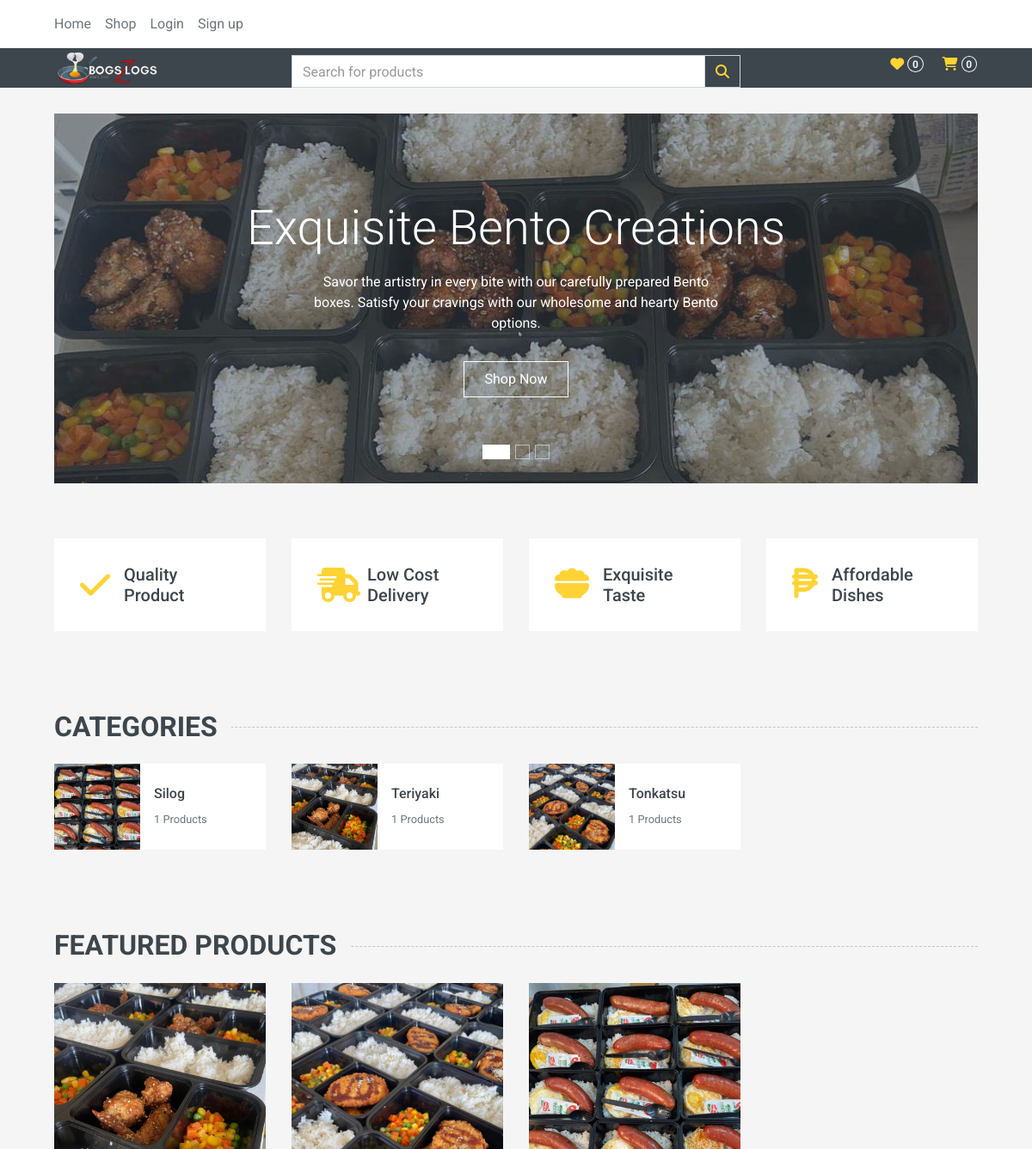
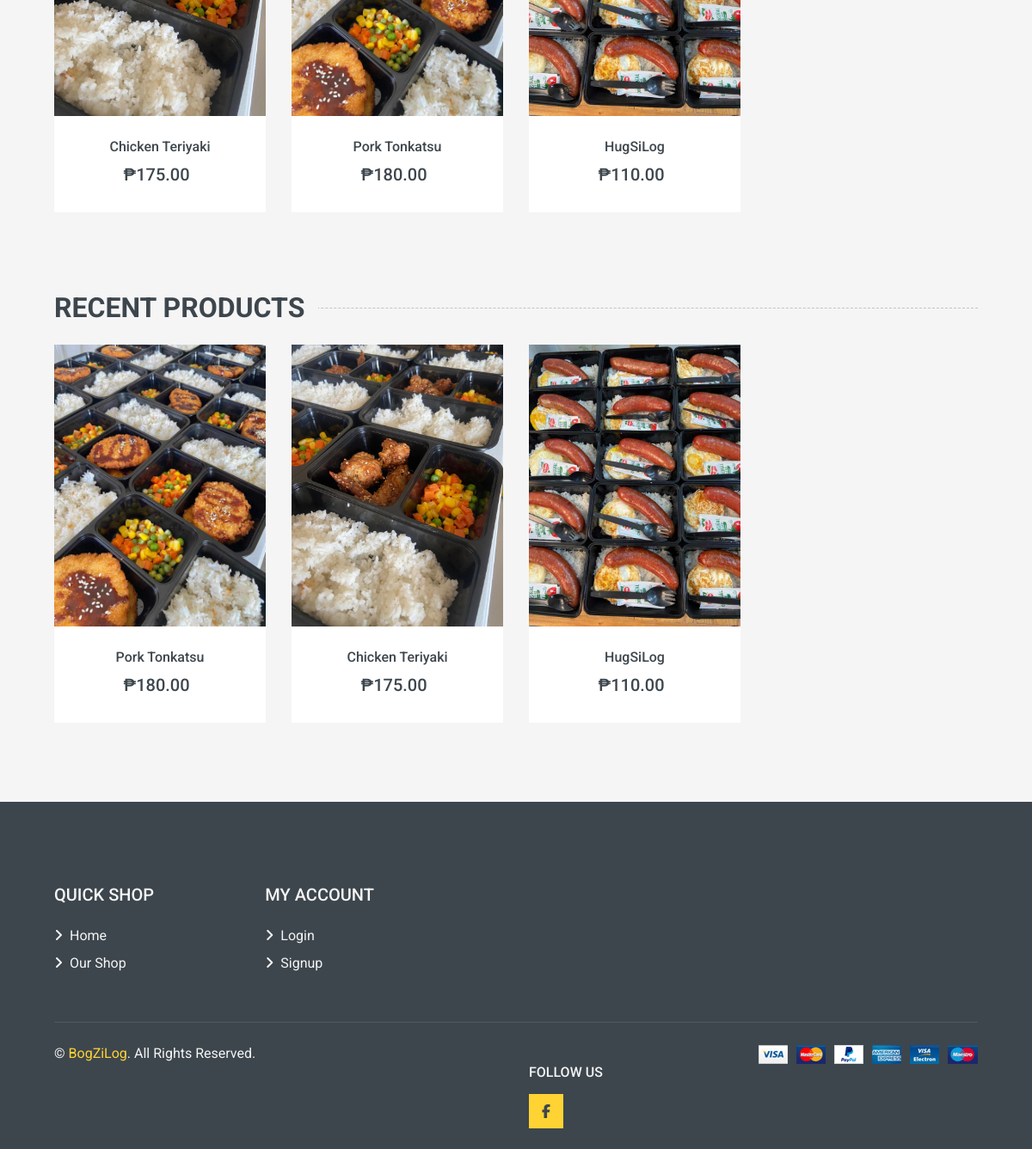
Screenshot of /views/user/index with the database file from the repository (2 pictures, top to bottom).
### tables this page shows
CREATE TABLE `tbl_product` (
  `product_id` int(11) NOT NULL,
  `category_id` int(11) NOT NULL,
  `product_name` varchar(50) NOT NULL,
  `product_description` varchar(50) DEFAULT NULL,
  `price` decimal(10,2) NOT NULL,
  `image_path` varchar(255) DEFAULT NULL,
  `created_at` datetime NOT NULL DEFAULT current_timestamp(),
  `modified_at` datetime NOT NULL DEFAULT current_timestamp(),
  `deleted_at` datetime DEFAULT NULL
);

### db/connection.php (called while the page is built, shortened)
<?php
abstract class Database implements IFunctions
{
    private $servername = "localhost";
    private $username = "root";
    private $password = "";
    private $database = "db_boos";
    protected $connection;
    public function __construct()
    {
        if (!isset($this->connection))
        {
            $this->connection = new mysqli($this->servername, $this->username, $this->password, $this->database);
        }
        return $this->connection;
    }
    private function fetchRows($result) {
        $dataArray = array();
        while ($row = $result->fetch_assoc()) {
            $rowData = array();
            foreach ($row as $columnName => $columnValue) {
                $rowData[$columnName] = $columnValue;
            }
            $dataArray[] = $rowData;
        }
        return $dataArray;
    }
    public function read($query){
        $result = $this->connection->query($query);
        return $this->fetchRows($result);
    }
}
?>

### controller/customercontroller.php (called while the page is built, shortened)
<?php
require_once '../../model/productmodel.php';
abstract class BaseCustomer implements ICustomer, ILogin{
    public function Products($Function, $params = array())
    {
        try{
            return  $this->initializeProductModel(new ProductModel())->$Function($params);
        }catch(Exception $e){
            throw $e;
        }
    }
    private function initializeProductModel(ProductModel $product){return $product;}
}
?>

### model/productmodel.php (called while the page is built, shortened)
<?php
include_once('../../db/connection.php');
class ProductModel extends Database {
    public function loadCategories(){
        $query = "SELECT Category, COUNT(Category) as Products, image_path FROM `view_availableproducts` GROUP BY Category";
        $rows = $this->read($query);
        return $rows;
    }
    public function loadFeaturedProducts(){
        $query = "SELECT * FROM view_featured_products ORDER BY RAND()";
        $rows = $this->read($query);
        return $rows;
    }
    public function recentProducts(){
        $query = "SELECT * FROM view_availableproducts ORDER BY created_at DESC LIMIT 5";
        $rows = $this->read($query);
        return $rows;
    }
}
?>

### views/user/index.php (the view, shortened to what this page needs)
<?php include_once '../partials/shop-header.php';
try {
    $Controller = new CustomerController();
    $categories = $Controller->Products('LoadCategories');
    $featuredProducts = $Controller->Products('LoadFeaturedProducts');
    $recentProducts = $Controller->Products('recentProducts');
} catch (Exception $e) {
    $_SESSION['error'] = $e->getMessage();
}
?>
    <div class="container-fluid mb-3">
        <div class="row px-xl-5">
            <div class="col">
                <div id="header-carousel" class="carousel slide carousel-fade mb-30 mb-lg-0" data-ride="carousel">
                    <ol class="carousel-indicators">
                        <li data-target="#header-carousel" data-slide-to="0" class="active"></li>
                        <li data-target="#header-carousel" data-slide-to="1"></li>
                        <li data-target="#header-carousel" data-slide-to="2"></li>
                    </ol>
                    <div class="carousel-inner">
                        <div class="carousel-item position-relative active" style="height: 430px;">
                            <img class="position-absolute w-100 h-100" src="../../public/assets/Bento.jpg" style="object-fit: cover;">
                            <div class="carousel-caption d-flex flex-column align-items-center justify-content-center">
                                <div class="p-3" style="max-width: 700px;">
                                    <h1 class="display-4 text-white mb-3 animate__animated animate__fadeInDown">Exquisite Bento Creations</h1>
                                    <p class="mx-md-5 px-5 animate__animated animate__bounceIn">Savor the artistry in every bite with our carefully prepared Bento boxes. Satisfy your cravings with our wholesome and hearty Bento options.</p>
                                    <a class="btn btn-outline-light py-2 px-4 mt-3 animate__animated animate__fadeInUp" href="shop">Shop Now</a>
                                </div>
                            </div>
                        </div>
                    </div>
                </div>
            </div>
        </div>
    </div>
    <div class="container-fluid pt-5">
        <div class="row px-xl-5 pb-3">
            <div class="col-lg-3 col-md-6 col-sm-12 pb-1">
                <div class="d-flex align-items-center bg-light mb-4" style="padding: 30px;">
                    <h1 class="fa fa-check text-primary m-0 mr-3"></h1>
                    <h5 class="font-weight-semi-bold m-0">Quality Product</h5>
                </div>
            </div>
            <div class="col-lg-3 col-md-6 col-sm-12 pb-1">
                <div class="d-flex align-items-center bg-light mb-4" style="padding: 30px;">
                    <h1 class="fa fa-shipping-fast text-primary m-0 mr-2"></h1>
                    <h5 class="font-weight-semi-bold m-0">Low Cost Delivery</h5>
                </div>
            </div>
            <div class="col-lg-3 col-md-6 col-sm-12 pb-1">
                <div class="d-flex align-items-center bg-light mb-4" style="padding: 30px;">
                    <h1 class="text-primary m-0 mr-3"><i class="fa-solid fa-bowl-food"></i></h1>
                    <h5 class="font-weight-semi-bold m-0">Exquisite Taste</h5>
                </div>
            </div>
            <div class="col-lg-3 col-md-6 col-sm-12 pb-1">
                <div class="d-flex align-items-center bg-light mb-4" style="padding: 30px;">
                <h1 class="text-primary m-0 mr-3"><i class="fa-solid fa-peso-sign"></i></h1>
                    <h5 class="font-weight-semi-bold m-0">Affordable Dishes</h5>
                </div>
            </div>
        </div>
    </div>
    <div class="container-fluid pt-5">
        <h2 class="section-title position-relative text-uppercase mx-xl-5 mb-4"><span class="bg-secondary pr-3">Categories</span></h2>
        <div class="row px-xl-5 pb-3">
            <?php foreach($categories as $category): ?>
                <div class="col-lg-3 col-md-4 col-sm-6 pb-1">
                    <a class="text-decoration-none" href="shop?category=<?php echo $category['Category']; ?>">
                        <div class="cat-item d-flex align-items-center mb-4">
                            <div class="overflow-hidden" style="width: 100px; height: 100px;">
                                <img class="img-fluid" src="<?php echo $category['image_path']; ?>" alt="">
                            </div>
                            <div class="flex-fill pl-3">
                                <h6><?php echo $category['Category']; ?></h6>
                                <small class="text-body"><?php echo $category['Products']; ?> Products</small>
                            </div>
                        </div>
                    </a>
                </div>
                <?php endforeach; ?>
        </div>
    </div>
    <div class="container-fluid pt-5 pb-3">
        <h2 class="section-title position-relative text-uppercase mx-xl-5 mb-4"><span class="bg-secondary pr-3">Featured Products</span></h2>
        <div class="row px-xl-5">
            <?php foreach($featuredProducts as $featuredProduct): ?>
            <div class="col-lg-3 col-md-4 col-sm-6 pb-1">
                <div class="product-item bg-light mb-4">
                    <div class="product-img position-relative overflow-hidden">
                        <img class="img-fluid w-100" src="<?php echo $featuredProduct['image_path']; ?> " alt="">
                    </div>
                    <div class="text-center py-4">
                        <a class="h6 text-decoration-none text-truncate" href="product?name=<?php echo $featuredProduct['ProductName']; ?>"><?php echo $featuredProduct['ProductName']; ?> </a>
                        <div class="d-flex align-items-center justify-content-center mt-2">
                            <h5><?php echo '₱'.$featuredProduct['Price']; ?> </h5><h6 class="text-muted ml-2"></h6>
                        </div>
                    </div>
                </div>
            </div>
            <?php endforeach; ?>
        </div>
    </div>
    <div class="container-fluid pt-5 pb-3">
        <h2 class="section-title position-relative text-uppercase mx-xl-5 mb-4"><span class="bg-secondary pr-3">Recent Products</span></h2>
        <div class="row px-xl-5">
            <?php foreach($recentProducts as $recentProduct): ?>
            <div class="col-lg-3 col-md-4 col-sm-6 pb-1">
                <div class="product-item bg-light mb-4">
                    <div class="product-img position-relative overflow-hidden">
                        <img class="img-fluid w-100" src="<?php echo $recentProduct['image_path']; ?> " alt="">
                    </div>
                    <div class="text-center py-4">
                        <a class="h6 text-decoration-none text-truncate" href="product?name=<?php echo $featuredProduct['ProductName']; ?>"><?php echo $recentProduct['Product Name']; ?> </a>
                        <div class="d-flex align-items-center justify-content-center mt-2">
                            <h5><?php echo '₱'.$recentProduct['Price']; ?> </h5><h6 class="text-muted ml-2"></h6>
                        </div>
                    </div>
                </div>
            </div>
            <?php endforeach; ?>
        </div>
    </div>
<?php include_once '../partials/shop-footer.php'?>

### rows the page displays
tbl_product: image_path (picture), ProductName "Chicken Teriyaki", Price "175.00"
tbl_product: image_path (picture), ProductName "Pork Tonkatsu", Price "180.00"
tbl_product: image_path (picture), ProductName "HugSiLog", Price "110.00"

### other values shown
$count "0"
$category['Category'] "Silog"
$category['Products'] "1"
$category['Category'] "Teriyaki"
$category['Category'] "Tonkatsu"
$recentProduct['Product Name'] "Pork Tonkatsu"
$recentProduct['Price'] "180.00"
$recentProduct['Product Name'] "Chicken Teriyaki"
$recentProduct['Price'] "175.00"
$recentProduct['Product Name'] "HugSiLog"
$recentProduct['Price'] "110.00"
